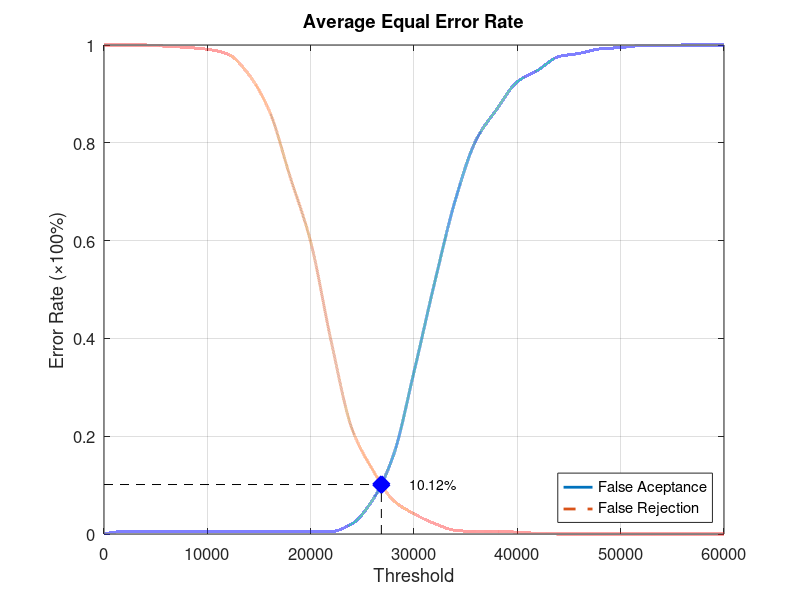
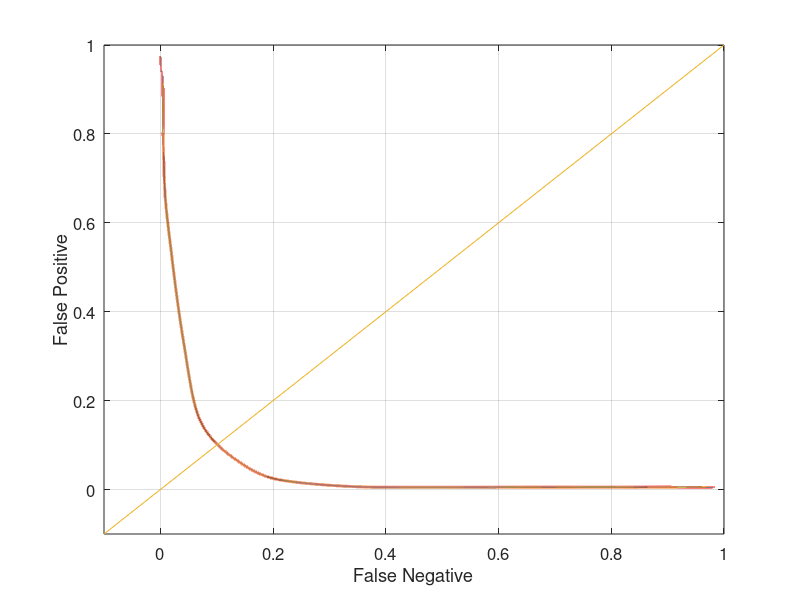

MATLAB code to generate these figures, in order:
function yEER = Experiment2Average
close all;
clear;
clc;
x = 0:2000:60000;
xq = 0:0.5:60000;

y0 = [0 0.00526316 0.00526316 0.00526316 0.00526316 0.00526316 0.00526316 0.00526316 0.00526316 0.00526316 0.00526316 0.00526316 0.0210526 0.0697368 0.160526 0.331579 0.514474 0.682895 0.805263 0.868421 0.925 0.948684 0.976316 0.982895 0.992105 0.994737 0.998684 0.998684 1 1 1];
yy0 = interp1(x, y0, xq, 'pchip');
y1 = [1 1 1 0.9975 0.995 0.99125 0.98125 0.94 0.865 0.73125 0.5975 0.3925 0.215 0.13125 0.06875 0.04125 0.02125 0.0075 0.005 0.005 0.00375 0.00125 0 0 0 0 0 0 0 0 0];
yy1 = interp1(x, y1, xq, 'pchip');

% Calculating EER: 
y2 = abs(y0 - y1);
find(y2 == min(y2))
yy2 = abs(yy0 - yy1);
xEER = find(yy2 == min(yy2));
xEERIndex = xq(xEER) % X-axis EER
yEER = yy0(xEER) % Y-axis EER

main = figure
plot(xq, yy0,'-','LineWidth', 2);	hold on
plot(xq, yy1,'--','LineWidth', 2);	hold on
plot([xEERIndex xEERIndex], [0 yEER], 'k--');	hold on
plot([0 xEERIndex], [yEER yEER], 'k--');	hold on
plot(xEERIndex, yEER, 'bx', 'LineWidth', 10);	hold on
text(xEERIndex + 10 * xEERIndex / 100, yEER, [num2str(round((10000 * yEER)) / 100) '%'])
legend('False Aceptance', 'False Rejection', 'Location', 'SouthEast')
xlabel('Threshold')
ylabel('Error Rate (\times100%)')
title('Average Equal Error Rate')
set(gca, 'FontSize', 12)
axis([0 60000 0 1])
grid on

print(main, 'Experiment2AverageMain', '-dpng');
FNRxFPR = figure('Color', [1 1 1]);
plot(yy1, yy0, '-', yy1, yy0, 'LineWidth', 2);
hold on
y = -0.1:0.1:1
plot(y, y); 
set(gca, 'FontSize', 12)
xlabel('False Negative')
ylabel('False Positive')
axis([-0.1 1 -0.1 1])
set(gca, 'FontSize', 12)
grid on

print(FNRxFPR, 'Experiment2AverageFNRxFPR','-dpng');
end
